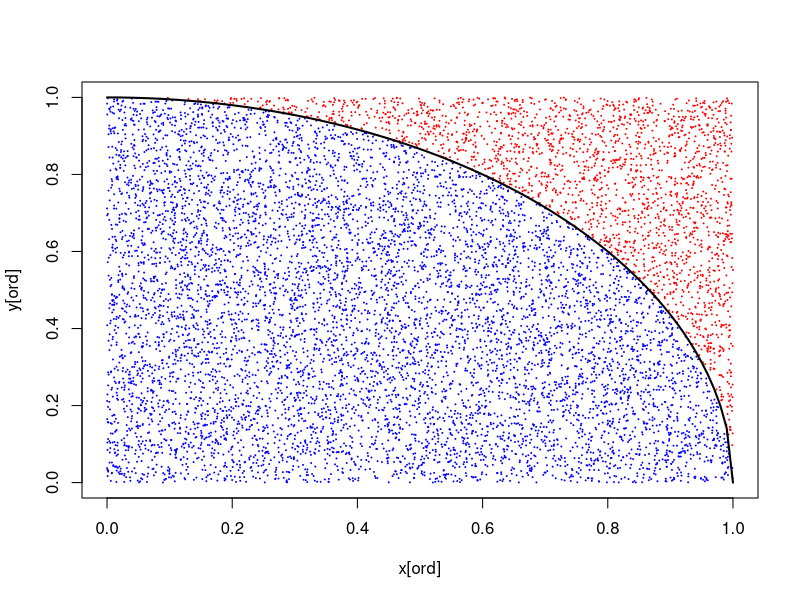

The R source for this figure:

# Generate the points
x = runif(10000, 0, 1)
y = runif(10000, 0, 1)
z = x^2 + y^2
# pi approximation
(area = 4 * length(z[z < 1]) / length(z))

# Get indices
ord = match(z[z<1], z)
ord_not = match(z[z>=1], z)

# Plot the figure
plot(x[ord], y[ord], col="BLUE", cex=0.1, xlim = c(0, 1), ylim = c(0, 1))
points(x[ord_not], y[ord_not], col="RED", cex = .1)
x_circ = seq(0, 1, 0.01)
y_circ = sqrt(1 - x_circ^2)
lines(x_circ, y_circ, lwd = 2)
